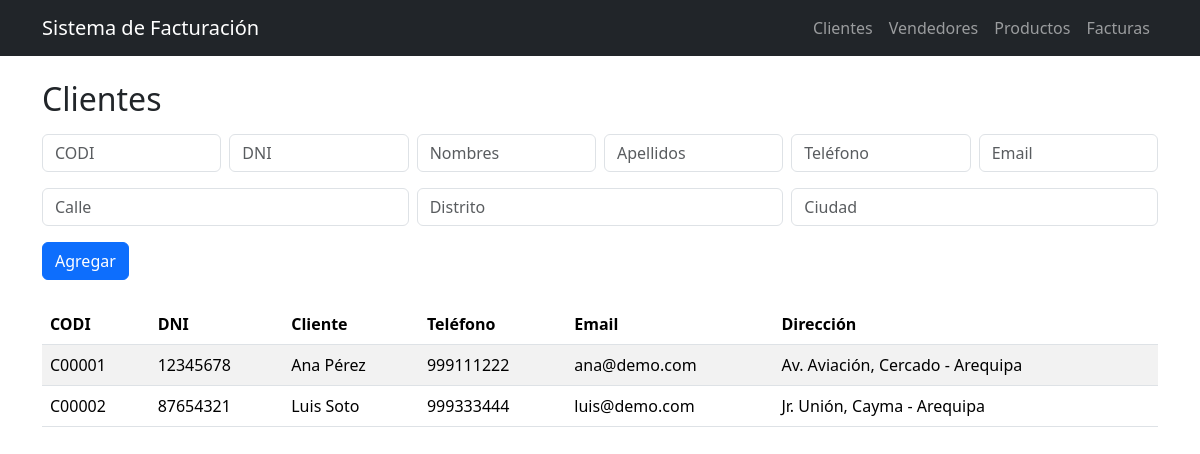
Screenshot of /clientes with the database file from the repository.
### tables this page shows
CREATE TABLE "CLIENTE" (
  CODI  CHAR(6)      PRIMARY KEY,
  DNI   CHAR(8)      NOT NULL CHECK (length(DNI)=8 AND DNI GLOB '[0-9]*'),
  NOMB  VARCHAR(40)  NOT NULL,
  APEL  VARCHAR(40)  NOT NULL,
  TELF  VARCHAR(15),
  EMAIL VARCHAR(60),
  CALLE VARCHAR(40),
  DIST  VARCHAR(30),
  CIUD  VARCHAR(30),
  UNIQUE (DNI),
  UNIQUE (EMAIL),
  UNIQUE (TELF)
);

### app.py (the view)
@app.route("/clientes")
def clientes():
    db = get_db()
    rows = db.execute("SELECT * FROM CLIENTE ORDER BY CODI").fetchall()
    return render_template("clientes.html", rows=rows)

### app.py (called while the page is built)
def get_db():
    db = getattr(g, "_db", None)
    if db is None:
        need_init = not os.path.exists(DB_PATH)
        db = g._db = sqlite3.connect(DB_PATH)
        db.row_factory = sqlite3.Row
        db.execute("PRAGMA foreign_keys = ON")
        if need_init:
            with open(SCHEMA_PATH, "r", encoding="utf-8") as f:
                db.executescript(f.read())
            seed(db)
            db.commit()
    return db

### templates/clientes.html
{% extends "base.html" %}
{% block content %}
<h2 class="mb-3">Clientes</h2>
<form class="row g-2 mb-4" method="post" action="{{ url_for('clientes_nuevo') }}">
  <div class="col-2"><input required name="CODI" placeholder="CODI" class="form-control"></div>
  <div class="col-2"><input name="DNI" placeholder="DNI" class="form-control"></div>
  <div class="col-2"><input name="NOMB" placeholder="Nombres" class="form-control"></div>
  <div class="col-2"><input name="APEL" placeholder="Apellidos" class="form-control"></div>
  <div class="col-2"><input name="TELF" placeholder="Teléfono" class="form-control"></div>
  <div class="col-2"><input name="EMAIL" placeholder="Email" class="form-control"></div>
  <div class="col-4"><input name="CALLE" placeholder="Calle" class="form-control mt-2"></div>
  <div class="col-4"><input name="DIST" placeholder="Distrito" class="form-control mt-2"></div>
  <div class="col-4"><input name="CIUD" placeholder="Ciudad" class="form-control mt-2"></div>
  <div class="col-12"><button class="btn btn-primary mt-2">Agregar</button></div>
</form>
<table class="table table-striped">
  <thead><tr><th>CODI</th><th>DNI</th><th>Cliente</th><th>Teléfono</th><th>Email</th><th>Dirección</th></tr></thead>
  <tbody>
  {% for r in rows %}
    <tr>
      <td>{{ r.CODI }}</td>
      <td>{{ r.DNI }}</td>
      <td>{{ r.NOMB }} {{ r.APEL }}</td>
      <td>{{ r.TELF }}</td>
      <td>{{ r.EMAIL }}</td>
      <td>{{ r.CALLE }}, {{ r.DIST }} - {{ r.CIUD }}</td>
    </tr>
  {% endfor %}
  </tbody>
</table>
{% endblock %}

### rows the page displays
CLIENTE: CODI "C00001", DNI "12345678", NOMB "Ana", APEL "Pérez", TELF "999111222", EMAIL "ana@demo.com", CALLE "Av. Aviación", DIST "Cercado", CIUD "Arequipa"
CLIENTE: CODI "C00002", DNI "87654321", NOMB "Luis", APEL "Soto", TELF "999333444", EMAIL "luis@demo.com", CALLE "Jr. Unión", DIST "Cayma", CIUD "Arequipa"
